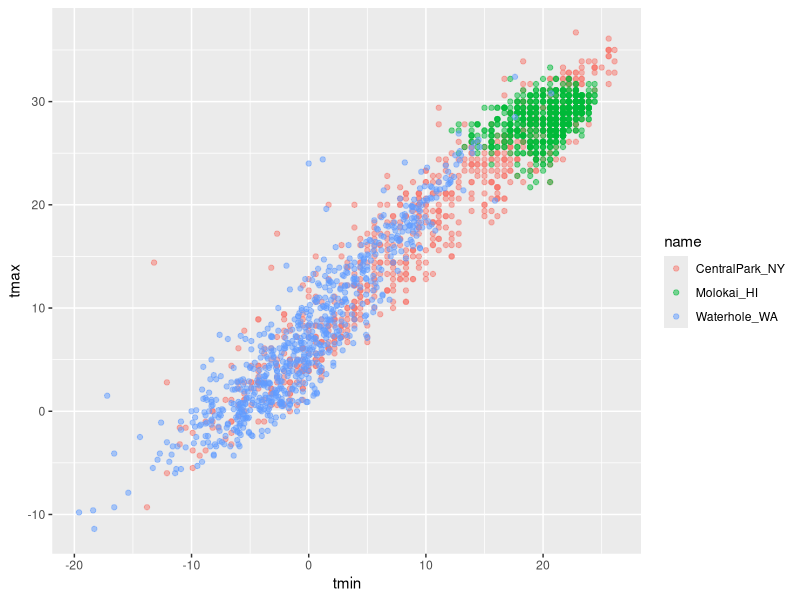
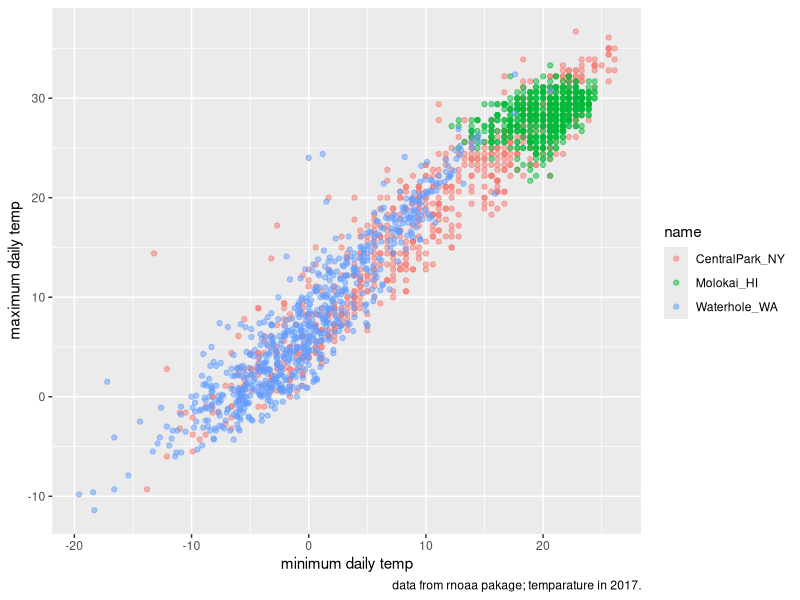
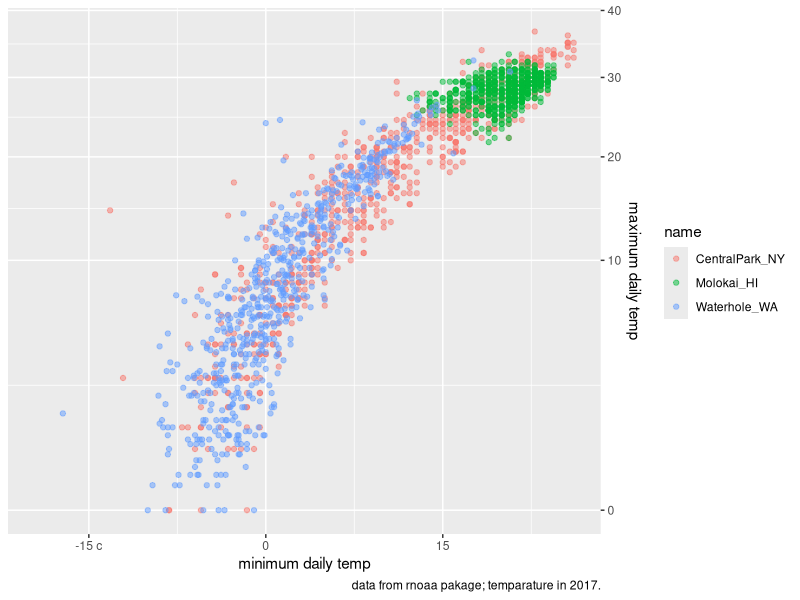
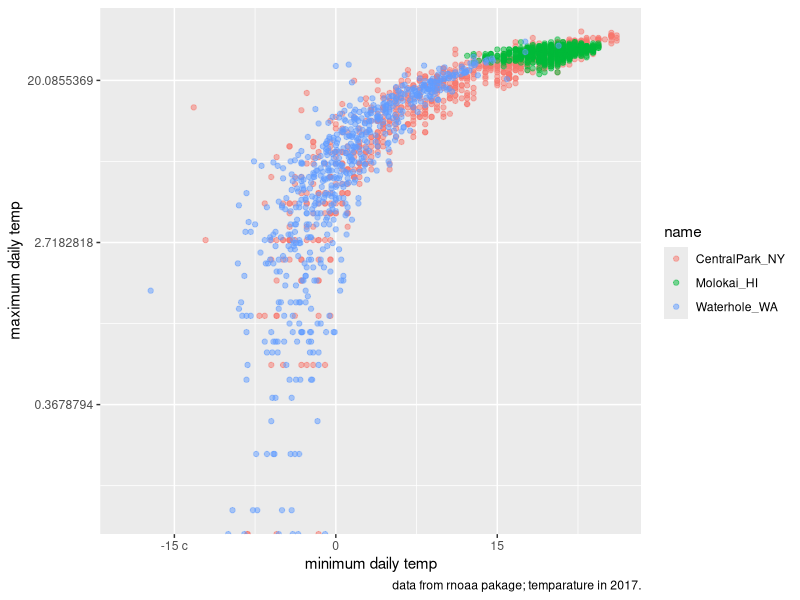
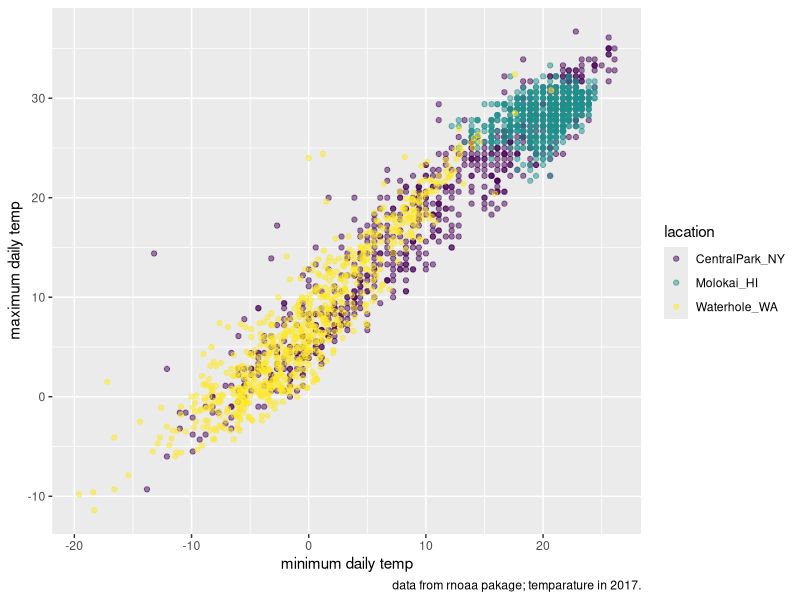

Reproduce these figures in R, in order.
## ---- chunk 1
library(tidyverse)
library(patchwork)
## ---- chunk 2
weather_df=read_csv("./weather_df.csv", na=c("NA","","."))

weather_df
## ---- chunk 3
weather_df %>% 
  ggplot(aes(x= tmin, y =tmax, color=name)) +
  geom_point(alpha=0.5)
## ---- chunk 4
weather_df %>% 
  ggplot(aes(x= tmin, y =tmax, color=name)) +
  geom_point(alpha=0.5)+
  labs(
    ttle="temperature plot",
    x="minimum daily temp",
    y="maximum daily temp",
    caption="data from rnoaa pakage; temparature in 2017."
  )
## ---- chunk 5
weather_df %>% 
  ggplot(aes(x= tmin, y =tmax, color=name)) +
  geom_point(alpha=0.5)+
  labs(
    ttle="temperature plot",
    x="minimum daily temp",
    y="maximum daily temp",
    caption="data from rnoaa pakage; temparature in 2017."
  )+
  scale_x_continuous(
    breaks=c(-15,0,15),
    labels=c("-15 c", "0","15")
  ) +
  scale_y_continuous(
    trans="sqrt", #squreroot transformation
    position= "right"
  )

## ---- chunk 6
weather_df %>% 
  ggplot(aes(x= tmin, y =tmax, color=name)) +
  geom_point(alpha=0.5)+
  labs(
    ttle="temperature plot",
    x="minimum daily temp",
    y="maximum daily temp",
    caption="data from rnoaa pakage; temparature in 2017."
  )+
  scale_x_continuous(
    breaks=c(-15,0,15),
    labels=c("-15 c", "0","15")
  ) +
  scale_y_continuous(
    trans="log" #log transformation
  )
## ---- chunk 7
weather_df %>% 
  ggplot(aes(x= tmin, y =tmax, color=name)) +
  geom_point(alpha=0.5)+
  labs(
    ttle="temperature plot",
    x="minimum daily temp",
    y="maximum daily temp",
    caption="data from rnoaa pakage; temparature in 2017."
  ) +
  viridis::scale_color_viridis(
    name = "lacation",
    discrete = TRUE)
## ---- chunk 8

